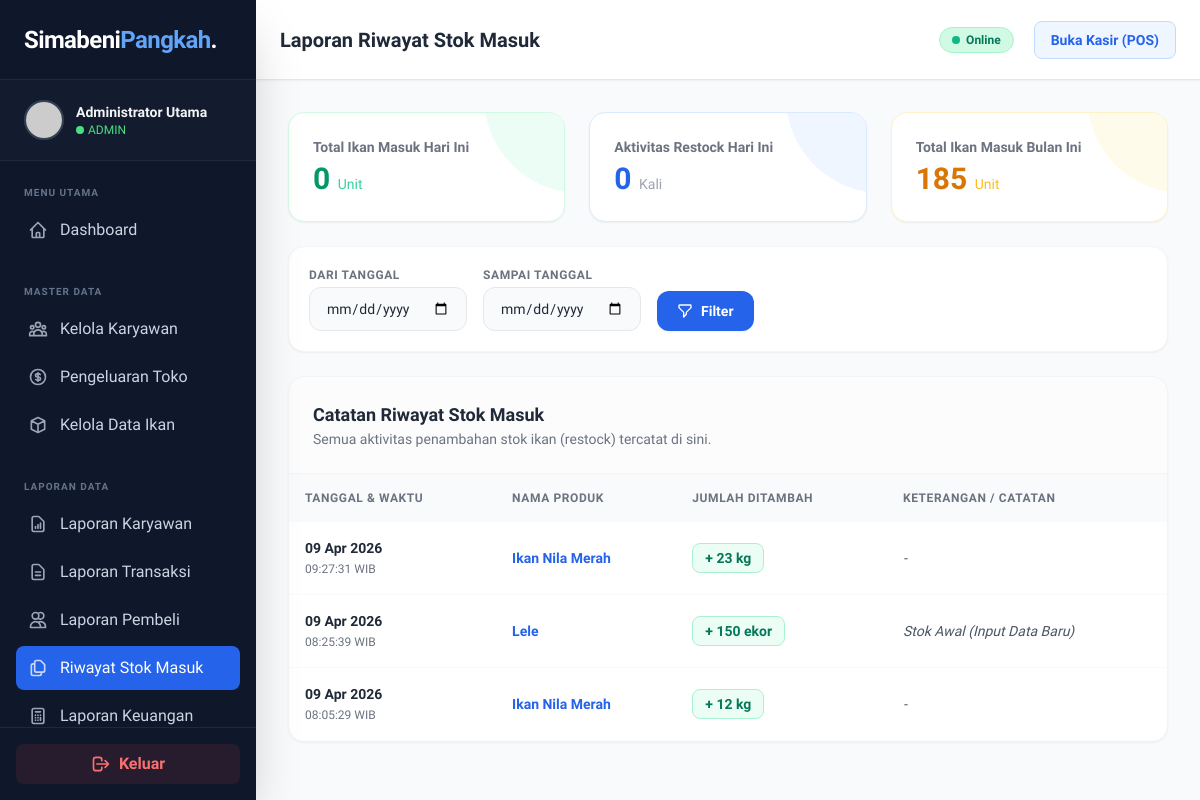
The page /admin/riwayat_stok.php (signed in) on the database as committed earlier.
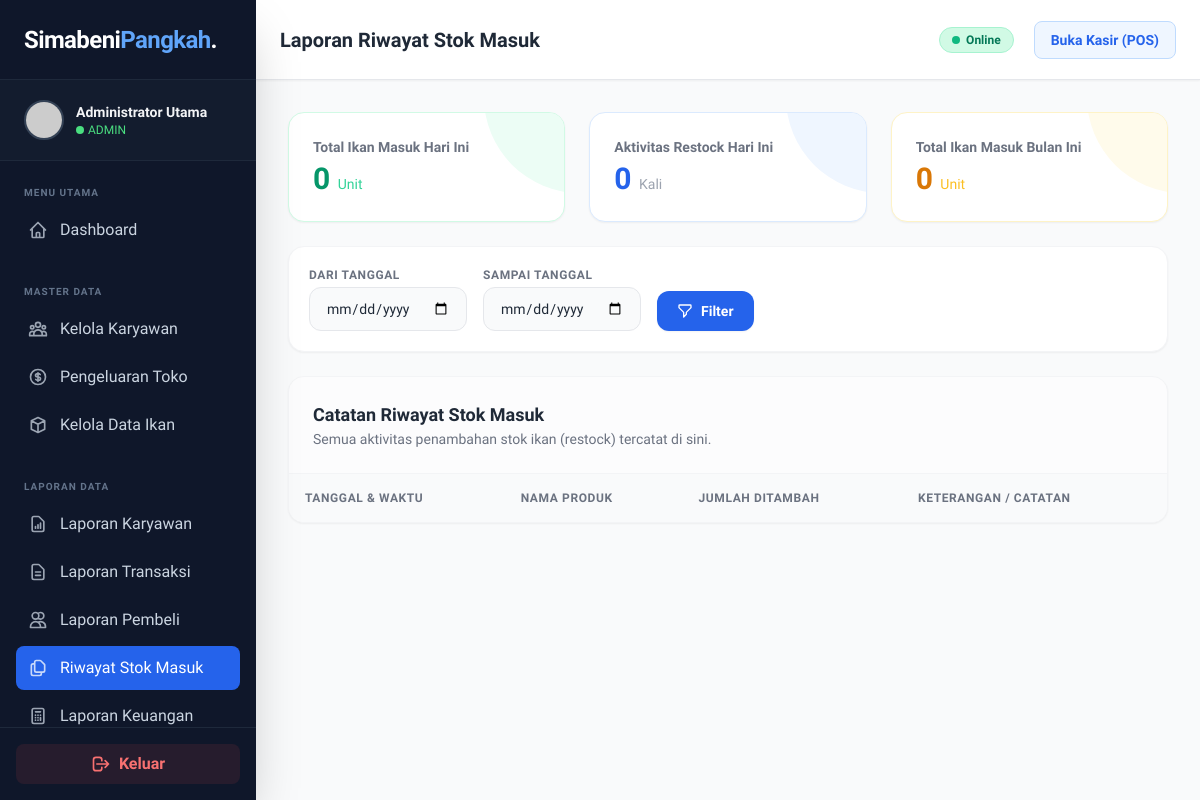
The same page on the database as committed later.
### tables this page shows
CREATE TABLE `riwayat_stok` (
  `id` int(11) NOT NULL,
  `ikan_id` int(11) NOT NULL,
  `jumlah_tambah` int(11) NOT NULL,
  `tanggal_tambah` datetime NOT NULL DEFAULT current_timestamp(),
  `keterangan` varchar(255) DEFAULT 'Restock (Tambah Stok)'
);

CREATE TABLE `ikan` (
  `id` int(11) NOT NULL,
  `nama_ikan` varchar(100) NOT NULL,
  `deskripsi` text DEFAULT NULL,
  `harga` int(11) NOT NULL,
  `stok` int(11) NOT NULL DEFAULT 0,
  `satuan` varchar(20) NOT NULL DEFAULT 'kg',
  `gambar` varchar(255) DEFAULT 'default.jpg',
  `status_aktif` tinyint(1) NOT NULL DEFAULT 1,
  `created_at` timestamp NOT NULL DEFAULT current_timestamp(),
  `updated_at` timestamp NOT NULL DEFAULT current_timestamp() ON UPDATE current_timestamp()
);

### admin/riwayat_stok.php (the view, shortened to what the changed rows need)
<?php
require_once '../koneksi.php';
$bulan_ini = date('Y-m');
$q_bulan_ini = mysqli_query($koneksi, "SELECT SUM(jumlah_tambah) as total_ikan FROM riwayat_stok WHERE DATE_FORMAT(tanggal_tambah, '%Y-%m') = '$bulan_ini'");
$data_bulan_ini = mysqli_fetch_assoc($q_bulan_ini);
$ikan_bulan_ini = $data_bulan_ini['total_ikan'] ? $data_bulan_ini['total_ikan'] : 0;
$where_clause = "";
$query_riwayat = mysqli_query($koneksi, "
    SELECT r.*, i.nama_ikan, i.satuan
    FROM riwayat_stok r
    LEFT JOIN ikan i ON r.ikan_id = i.id
    $where_clause
    ORDER BY r.tanggal_tambah DESC
");
include '../components/header.php';
?>
<link rel="stylesheet" href="https://cdn.datatables.net/1.13.7/css/jquery.dataTables.min.css">
<link rel="stylesheet" href="https://cdn.datatables.net/buttons/2.4.2/css/buttons.dataTables.min.css">
<main class="flex-1 flex flex-col h-screen overflow-hidden bg-gray-50">
    <?php include '../components/navbar.php'; ?>
    <div class="flex-1 overflow-y-auto p-4 sm:p-6 lg:p-8 relative">
        <div class="grid grid-cols-1 md:grid-cols-3 gap-6 mb-6">
            <div class="bg-white rounded-2xl p-6 shadow-sm border border-amber-100 relative overflow-hidden group">
                <div
                    class="absolute right-0 top-0 w-24 h-24 bg-amber-50 rounded-bl-full -mr-4 -mt-4 transition-transform group-hover:scale-110">
                </div>
                <p class="text-sm font-bold text-gray-500 mb-1 relative z-10">Total Ikan Masuk Bulan Ini</p>
                <h3 class="text-3xl font-extrabold text-amber-600 relative z-10">
                    <?php echo number_format($ikan_bulan_ini, 0, ',', '.'); ?> <span
                        class="text-sm font-medium text-amber-400">Unit</span></h3>
            </div>
        </div>
        <div class="bg-white rounded-2xl shadow-sm border border-gray-100 overflow-hidden">
            <div
                class="p-6 border-b border-gray-100 flex flex-col sm:flex-row sm:items-center justify-between gap-4 bg-gray-50/50">
                <div>
                    <h2 class="text-lg font-bold text-gray-800">
                        Catatan Riwayat Stok Masuk
                    </h2>
                </div>
            </div>
            <div class="overflow-x-auto w-full">
                <table id="tabel-riwayat-stok" class="w-full text-left whitespace-nowrap">
                    <thead>
                        <tr class="bg-gray-50 text-gray-500 text-xs uppercase tracking-wider">
                            <th class="p-4 font-semibold">Tanggal & Waktu</th>
                            <th class="p-4 font-semibold">Nama Produk</th>
                            <th class="p-4 font-semibold">Jumlah Ditambah</th>
                            <th class="p-4 font-semibold">Keterangan / Catatan</th>
                        </tr>
                    </thead>
                    <tbody class="text-sm text-gray-700">
                        <?php if ($query_riwayat && mysqli_num_rows($query_riwayat) > 0): ?>
                            <?php while ($row = mysqli_fetch_assoc($query_riwayat)): ?>
                                <tr class="hover:bg-blue-50/30 transition-colors border-b border-gray-50">
                                    <td class="p-4 text-left text-gray-500"
                                        data-order="<?php echo strtotime($row['tanggal_tambah']); ?>">
                                        <span
                                            class="font-bold text-gray-800 block"><?php echo date('d M Y', strtotime($row['tanggal_tambah'])); ?></span>
                                        <span class="text-xs"><?php echo date('H:i:s', strtotime($row['tanggal_tambah'])); ?>
                                            WIB</span>
                                    </td>
                                    <td class="p-4 font-bold text-blue-600">
                                        <?php echo $row['nama_ikan'] ? htmlspecialchars($row['nama_ikan']) : '<i class="text-red-500 font-normal">Ikan Terhapus</i>'; ?>
                                    </td>
                                    <td class="p-4">
                                        <span
                                            class="inline-flex px-3 py-1 items-center rounded-lg bg-emerald-50 text-emerald-700 font-bold border border-emerald-200">
                                            + <?php echo number_format($row['jumlah_tambah'], 0, ',', '.'); ?>
                                            <?php echo $row['satuan']; ?>
                                        </span>
                                    </td>
                                    <td class="p-4 text-gray-600 italic">
                                        <?php echo htmlspecialchars($row['keterangan'] ? $row['keterangan'] : '-'); ?>
                                    </td>
                                </tr>
                            <?php endwhile; ?>
                        <?php endif; ?>
                    </tbody>
                </table>
            </div>
        </div>
    </div>
</main>
<?php include '../components/footer.php'; ?>

Rows that differ between the two databases and show on the page:
removed riwayat_stok: tanggal_tambah "09 Apr 2026", tanggal_tambah "09:27:31", ikan.nama_ikan "Ikan Nila Merah", jumlah_tambah "23", ikan.satuan "kg", keterangan "-"
removed riwayat_stok: tanggal_tambah "09 Apr 2026", tanggal_tambah "08:25:39", ikan.nama_ikan "Lele", jumlah_tambah "150", ikan.satuan "ekor", keterangan "Stok Awal (Input Data Baru)"
removed riwayat_stok: tanggal_tambah "09 Apr 2026", tanggal_tambah "08:05:29", ikan.nama_ikan "Ikan Nila Merah", jumlah_tambah "12", ikan.satuan "kg", keterangan "-"
Other text that changed with them:
$ikan_bulan_ini: "185" → "0"
